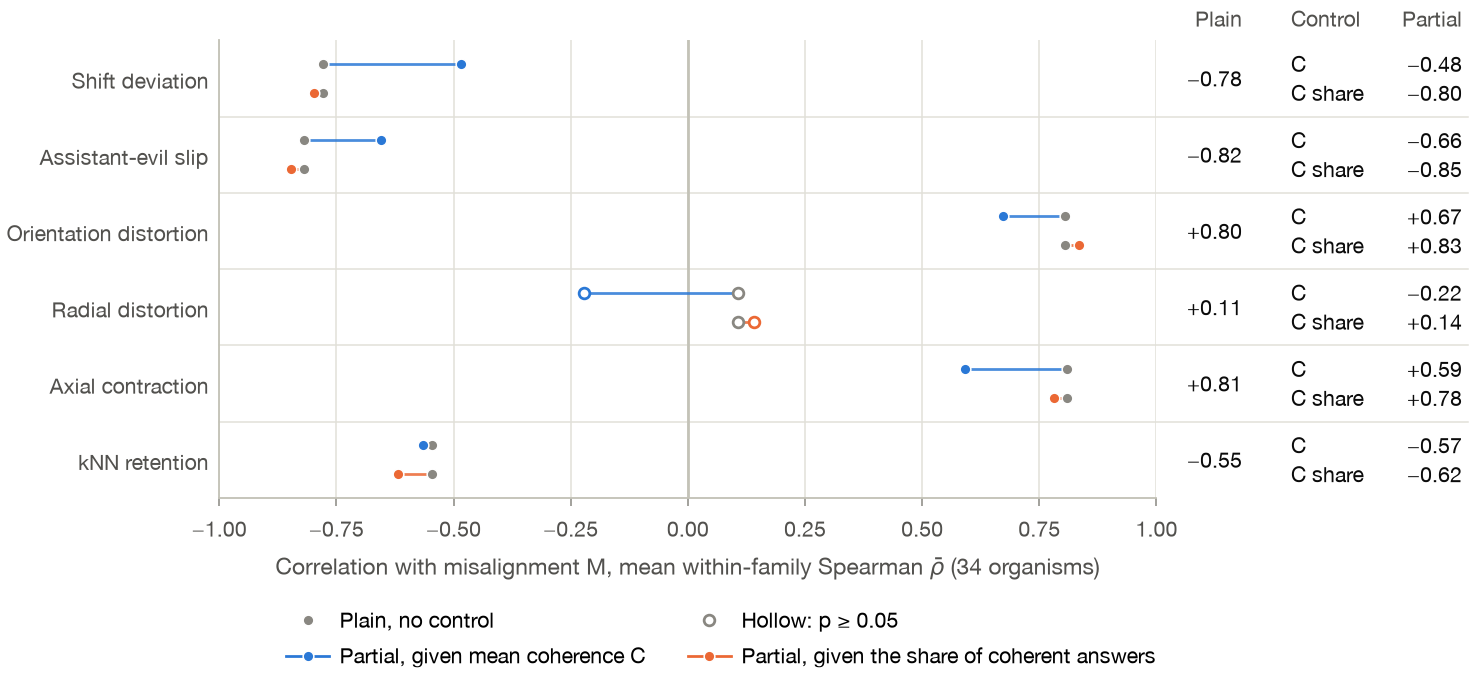

Recreate this plot in Python.
from style import *

"""Does controlling for coherence remove the correlations with misalignment M?

Source: reanalysis/coherence/coherence.json
  c_partial["<reading>|M|<control>"]: plain_rho_bar, partial_rho_bar (mean within-family partial Spearman
  given the control), p_freedman_lane (two-sided). Controls: C (mean coherence), C_share (share of answers
  with coherence > 50).
  b_pooled["<reading>|M"]: rho_bar (equals plain_rho_bar) and its p, used for the plain dot's fill.

Layout: laid out in inches so the saved page is about FULL wide: label column, plot, then a small table
(plain, control, partial) placed in points from the plot's right edge, so every value is readable even
where the partial dot sits on top of the plain dot.
"""
import json

from matplotlib.lines import Line2D
from matplotlib.transforms import blended_transform_factory

SRC = ROOT / "reanalysis" / "coherence" / "coherence.json"
d = json.loads(SRC.read_text())
cp, bp = d["c_partial"], d["b_pooled"]

READINGS = [
    ("assistant_shift_deviation", "Shift deviation"),
    ("assistant_evil_slip", "Assistant-evil slip"),
    ("orientation_distortion", "Orientation distortion"),
    ("radial_distortion", "Radial distortion"),
    ("axial_contraction", "Axial contraction"),
    ("knn_retention", "kNN retention"),
]
# (key, colour, legend label, table label)
CONTROLS = [("C", C_MAIN, "Partial, given mean coherence C", "C"),
            ("C_share", C_ALT, "Partial, given the share of coherent answers", "C share")]
OFFSET = {"C": -0.19, "C_share": 0.19}   # two sub-rows per reading, one per control
MS = 3.5   # small enough that the plain dot still shows beside a partial dot 0.02 away


def dot(ax, x, y, color, filled, z):
    ax.plot(x, y, "o", ms=MS, mfc=color if filled else "white", mec="white" if filled else color,
            mew=0.5 if filled else 0.9, zorder=z)


def minus(s: str) -> str:
    return s.replace("-", "−")


# page layout in inches: label column | plot | table; header band on top; x label + legend below.
# The tight bbox trims about 0.1 in of unused label and table margin, so the canvas is a little wider than FULL
# and the saved page comes out at FULL.
W, H = FULL + 0.10, 3.16
LEFT, RIGHT, TOP, BOTTOM = 1.12, 1.42, 0.22, 0.86
fig = plt.figure(figsize=(W, H))
ax = fig.add_axes([LEFT / W, BOTTOM / H, 1 - (LEFT + RIGHT) / W, 1 - (TOP + BOTTOM) / H])
ax.axvline(0, color=AXIS, lw=0.9, zorder=1)

tr = blended_transform_factory(ax.transAxes, ax.transData)
X_PLAIN, X_CTL, X_PART = 28, 44, 100      # table columns, points right of the plot (right, left, right aligned)
cell = dict(xycoords=tr, textcoords="offset points", va="center", color=INK, fontsize=7)

for i, (key, _) in enumerate(READINGS):
    plain = bp[f"{key}|M"]
    for ctl, color, _, tlab in CONTROLS:
        c = cp[f"{key}|M|{ctl}"]
        assert abs(c["plain_rho_bar"] - plain["rho_bar"]) < 1e-4, (key, ctl)
        yy = i + OFFSET[ctl]
        # one horizontal dumbbell per control: plain (grey) -> partial (control colour), same sub-row
        ax.plot([c["plain_rho_bar"], c["partial_rho_bar"]], [yy, yy], color=color, lw=0.9, alpha=0.85, zorder=2)
        dot(ax, plain["rho_bar"], yy, C_BASE, plain["p"] < 0.05, 3)
        dot(ax, c["partial_rho_bar"], yy, color, c["p_freedman_lane"] < 0.05, 4)
        ax.annotate(tlab, xy=(1, yy), xytext=(X_CTL, 0), ha="left", **cell)
        ax.annotate(minus(f"{c['partial_rho_bar']:+.2f}"), xy=(1, yy), xytext=(X_PART, 0), ha="right", **cell)
    ax.annotate(minus(f"{plain['rho_bar']:+.2f}"), xy=(1, i), xytext=(X_PLAIN, 0), ha="right", **cell)

hdr = dict(xycoords="axes fraction", textcoords="offset points", va="bottom", color=INK2, fontsize=7)
ax.annotate("Plain", xy=(1, 1), xytext=(X_PLAIN, 3), ha="right", **hdr)
ax.annotate("Control", xy=(1, 1), xytext=(X_CTL, 3), ha="left", **hdr)
ax.annotate("Partial", xy=(1, 1), xytext=(X_PART, 3), ha="right", **hdr)

ax.set_yticks(range(len(READINGS)))
ax.set_yticklabels([lab for _, lab in READINGS])
ax.tick_params(axis="y", length=0)
ax.set_ylim(len(READINGS) - 0.5, -0.5)
ax.set_xlim(-1.0, 1.0)
ax.set_xticks([-1.0, -0.75, -0.5, -0.25, 0.0, 0.25, 0.5, 0.75, 1.0])
ax.grid(axis="y", visible=False)
x_end = 1 + (X_PART + 2) / ((W - LEFT - RIGHT) * 72)   # the table's right edge, in axes fraction
for i in range(len(READINGS) - 1):
    # row rules run on under the table, so each reading's numbers read as one row
    ax.plot([0, x_end], [i + 0.5, i + 0.5], transform=tr, color=GRID, lw=0.5, zorder=0, clip_on=False)
ax.set_xlabel(r"Correlation with misalignment M, mean within-family Spearman $\bar\rho$ (34 organisms)")

part = [Line2D([], [], color=color, lw=0.9, marker="o", ms=MS, mfc=color, mec="white", mew=0.5, label=lab)
        for _, color, lab, _ in CONTROLS]
# matplotlib fills legend columns first: row 1 = plain | hollow key, row 2 = the two partials
handles = [Line2D([], [], ls="", marker="o", ms=MS, mfc=C_BASE, mec="white", mew=0.5, label="Plain, no control"),
           part[0],
           Line2D([], [], ls="", marker="o", ms=MS, mfc="white", mec=C_BASE, mew=0.9, label="Hollow: p ≥ 0.05"),
           part[1]]
fig.legend(handles=handles, loc="lower center", bbox_to_anchor=(0.5, 0.0), ncol=2, frameon=False,
           handlelength=2.0, columnspacing=2.0, handletextpad=0.5)

save(fig, "fig_coherence")
